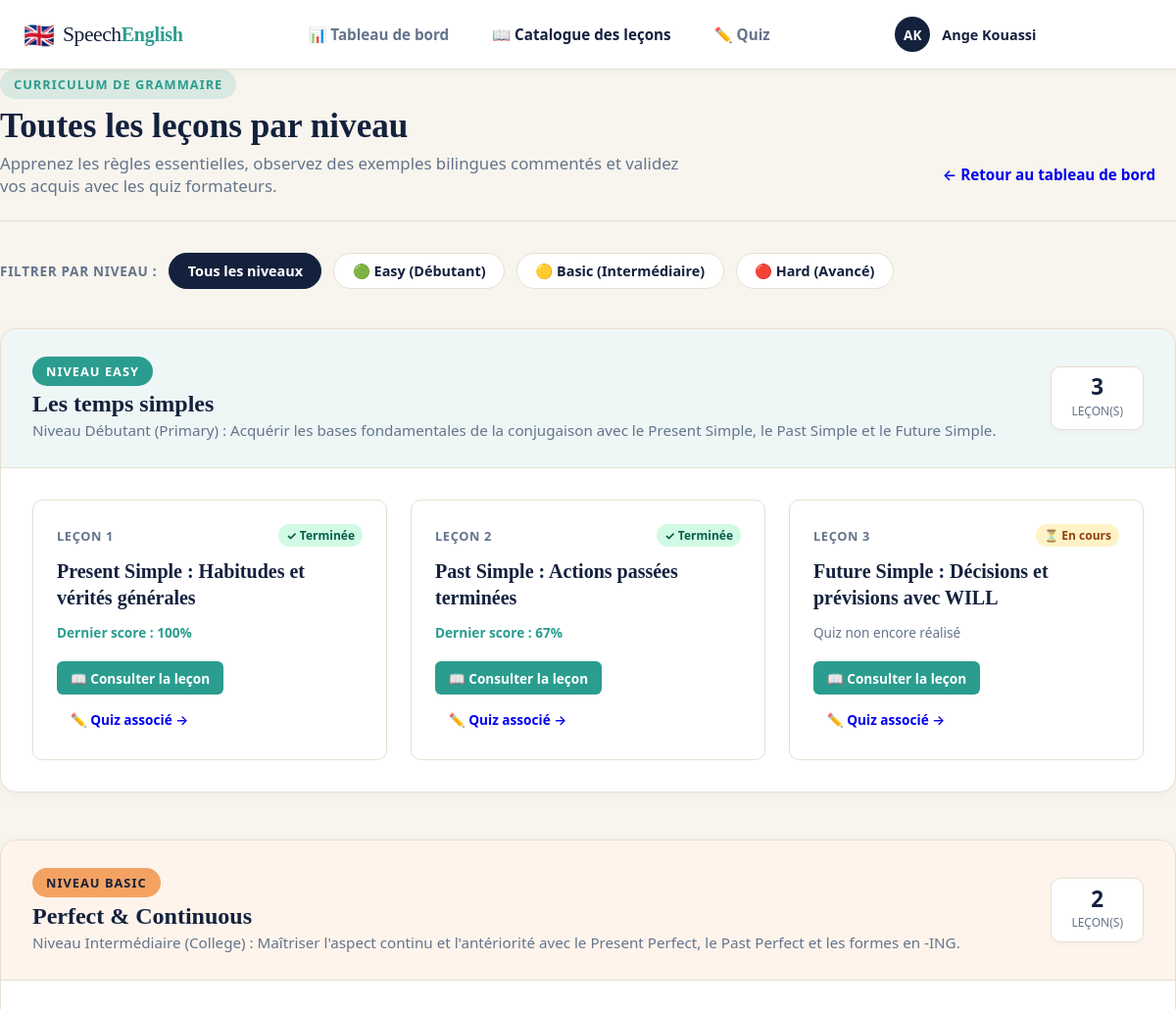
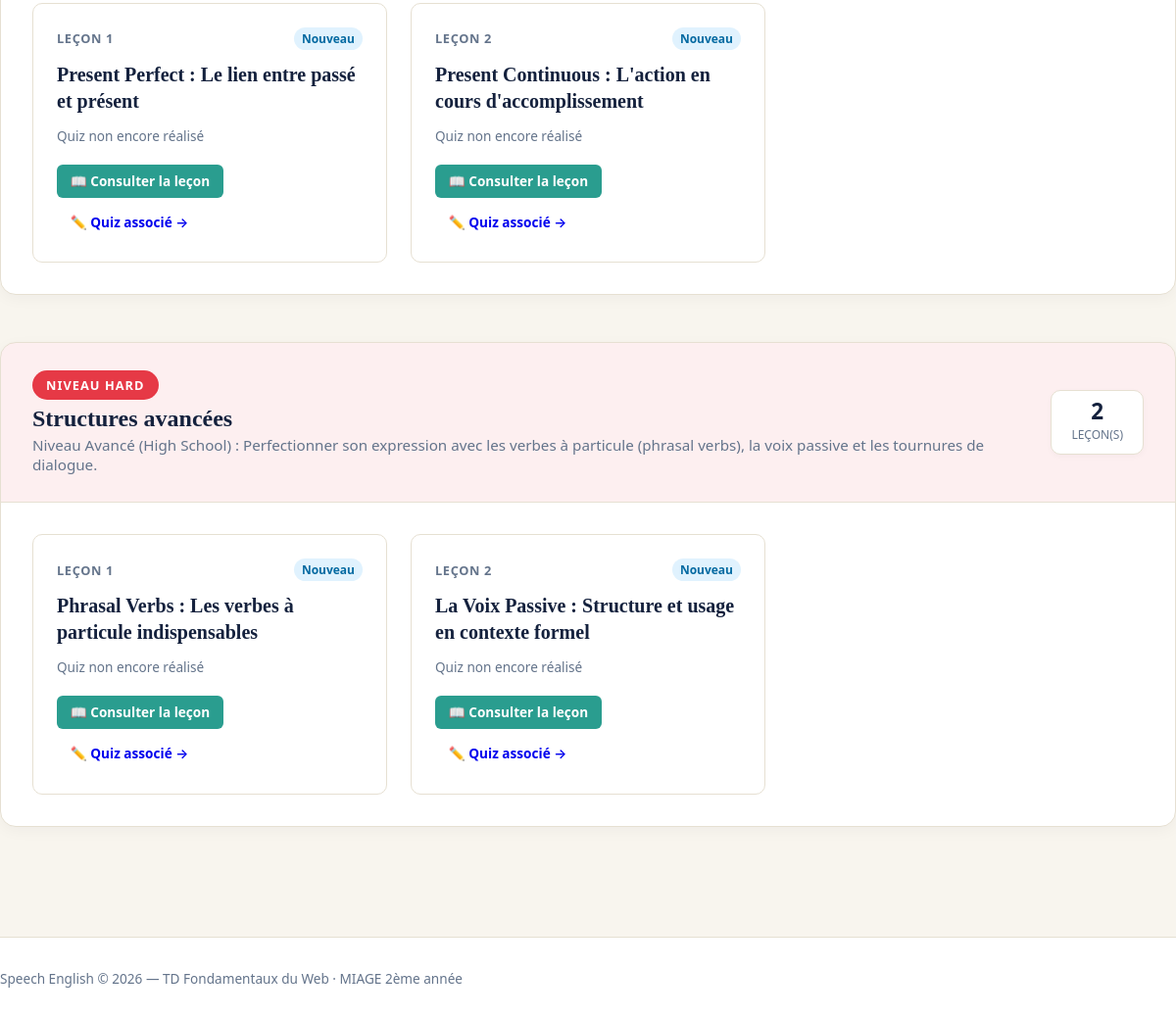
The app's page /lessons (signed in) with its own data (2 pictures, top to bottom).
### tables this page shows
CREATE TABLE `utilisateurs` (
    `id` INT UNSIGNED AUTO_INCREMENT PRIMARY KEY,
    `nom` VARCHAR(100) NOT NULL,
    `prenom` VARCHAR(100) NOT NULL,
    `email` VARCHAR(191) NOT NULL UNIQUE,
    `mot_de_passe` VARCHAR(255) NOT NULL COMMENT 'Hash bcrypt ou argon2 (jamais en clair)',
    `date_creation` DATETIME NOT NULL DEFAULT CURRENT_TIMESTAMP,
    `date_mise_a_jour` DATETIME NULL DEFAULT NULL ON UPDATE CURRENT_TIMESTAMP
);

CREATE TABLE `niveaux` (
    `id` INT UNSIGNED AUTO_INCREMENT PRIMARY KEY,
    `code` VARCHAR(20) NOT NULL UNIQUE COMMENT 'Identifiant court : easy, basic, hard',
    `titre` VARCHAR(100) NOT NULL,
    `description` TEXT NULL,
    `ordre` TINYINT UNSIGNED NOT NULL DEFAULT 1,
    `date_creation` DATETIME NOT NULL DEFAULT CURRENT_TIMESTAMP
);

CREATE TABLE `quiz` (
    `id` INT UNSIGNED AUTO_INCREMENT PRIMARY KEY,
    `lecon_id` INT UNSIGNED NOT NULL UNIQUE COMMENT 'Chaque leçon possède un quiz d évaluation unique',
    `titre` VARCHAR(150) NOT NULL,
    `description` TEXT NULL,
    `date_creation` DATETIME NOT NULL DEFAULT CURRENT_TIMESTAMP,
    CONSTRAINT `fk_quiz_lecons`
        FOREIGN KEY (`lecon_id`) REFERENCES `lecons` (`id`)
        ON DELETE CASCADE ON UPDATE CASCADE
);

CREATE TABLE `lecons` (
    `id` INT UNSIGNED AUTO_INCREMENT PRIMARY KEY,
    `niveau_id` INT UNSIGNED NOT NULL,
    `titre` VARCHAR(150) NOT NULL,
    `slug` VARCHAR(150) NOT NULL UNIQUE,
    `contenu` LONGTEXT NOT NULL COMMENT 'Règles, structures, exemples bilingues et remarques',
    `ordre` INT UNSIGNED NOT NULL DEFAULT 1,
    `date_creation` DATETIME NOT NULL DEFAULT CURRENT_TIMESTAMP,
    `date_mise_a_jour` DATETIME NULL DEFAULT NULL ON UPDATE CURRENT_TIMESTAMP,
    CONSTRAINT `fk_lecons_niveaux`
        FOREIGN KEY (`niveau_id`) REFERENCES `niveaux` (`id`)
        ON DELETE RESTRICT ON UPDATE CASCADE
);

### app/helpers/functions.php (called while the page is built, shortened)
<?php
function e($value): string
{
    return htmlspecialchars((string) $value, ENT_QUOTES, 'UTF-8');
}
function url(string $path = ''): string
{
    $scriptDir = dirname($_SERVER['SCRIPT_NAME'] ?? '');
    $base = ($scriptDir === '/' || $scriptDir === '\\') ? '' : rtrim($scriptDir, '/\\');
    $cleanPath = ltrim($path, '/');
    return $cleanPath === '' ? ($base ?: '/') : $base . '/' . $cleanPath;
}
function renderView(string $view, array $data = []): void
{
    extract($data);
    $viewPath = dirname(__DIR__) . DIRECTORY_SEPARATOR . 'views' . DIRECTORY_SEPARATOR . str_replace('/', DIRECTORY_SEPARATOR, $view) . '.php';
    require $viewPath;
}

### app/controllers/LessonController.php (called while the page is built, shortened)
<?php
class LessonController
{
    private Lesson $lessonModel;
    private User $userModel;
    public function __construct()
    {
        $this->lessonModel = new Lesson();
        $this->userModel = new User();
    }
    public function index(): void
    {
        $userId = $_SESSION['user_id'] ?? null;
        $user = $this->userModel->findById((int) $userId);
        $levels = $this->lessonModel->getAllGroupedByLevel((int) $userId);
        renderView('lessons/index', [
            'user'         => $user,
            'levels'       => $levels,
            'currentLevel' => 'all',
        ]);
    }
}

### app/config/database.php (called while the page is built, shortened)
<?php
class Database
{
    private static ?PDO $connection = null;
    public static function getConnection(): PDO
    {
        if (self::$connection === null) {
            $host    = getenv('DB_HOST');
            $port    = getenv('DB_PORT') ?: '3306';
            $dbname  = getenv('DB_NAME');
            $user    = getenv('DB_USER');
            $pass    = getenv('DB_PASS');
            $charset = getenv('DB_CHARSET') ?: 'utf8mb4';
            $dsn = "mysql:host={$host};port={$port};dbname={$dbname};charset={$charset}";
            $options = [
                PDO::ATTR_ERRMODE            => PDO::ERRMODE_EXCEPTION,
                PDO::ATTR_DEFAULT_FETCH_MODE => PDO::FETCH_ASSOC,
                PDO::ATTR_EMULATE_PREPARES   => false,
                PDO::MYSQL_ATTR_INIT_COMMAND => "SET NAMES '{$charset}' COLLATE '{$charset}_unicode_ci'",
                PDO::ATTR_TIMEOUT            => 5,
            ];
            try {
                self::$connection = new PDO($dsn, $user, $pass !== false ? $pass : '', $options);
            } catch (PDOException $e) {
                error_log("[Database Connection Error] " . $e->getMessage());
                throw new RuntimeException(
                    "Erreur de connexion à la base de données : impossible d'établir la communication avec le serveur MySQL. " .
                    "Veuillez vérifier que le service MySQL est démarré et que les accès dans .env sont corrects."
                );
            }
        }
        return self::$connection;
    }
}

### app/models/User.php (called while the page is built, shortened)
<?php
class User
{
    private PDO $db;
    public function __construct()
    {
        $this->db = Database::getConnection();
    }
    public function findById(int $id): ?array
    {
        $sql = "SELECT id, nom, prenom, email, date_creation
                FROM utilisateurs
                WHERE id = :id
                LIMIT 1";
        $stmt = $this->db->prepare($sql);
        $stmt->execute(['id' => $id]);
        $user = $stmt->fetch();
        return $user ?: null;
    }
}

### app/models/Lesson.php (called while the page is built, shortened)
<?php
class Lesson
{
    private PDO $db;
    public function __construct()
    {
        $this->db = Database::getConnection();
    }
    public function getAllGroupedByLevel(?int $userId = null): array
    {
        $levelsStmt = $this->db->query("SELECT * FROM niveaux ORDER BY ordre ASC");
        $levels = $levelsStmt->fetchAll();
        foreach ($levels as &$level) {
            $levelId = (int) $level['id'];
            if ($userId !== null) {
                $sql = "
                    SELECT
                        l.id,
                        l.niveau_id,
                        l.titre,
                        l.slug,
                        l.contenu,
                        l.ordre,
                        l.date_creation,
                        q.id AS quiz_id,
                        q.titre AS quiz_titre,
                        COALESCE(pl.statut, 'non_commence') AS user_statut,
                        (
                            SELECT t.pourcentage
                            FROM tentatives_quiz t
                            WHERE t.quiz_id = q.id AND t.utilisateur_id = :uid1
                            ORDER BY t.date_tentative DESC, t.id DESC
                            LIMIT 1
                        ) AS user_last_score
                    FROM lecons l
                    LEFT JOIN quiz q ON l.id = q.lecon_id
                    LEFT JOIN progression_lecons pl ON l.id = pl.lecon_id AND pl.utilisateur_id = :uid2
                    WHERE l.niveau_id = :nid
                    ORDER BY l.ordre ASC
                ";
                $stmt = $this->db->prepare($sql);
                $stmt->execute([
                    'nid'  => $levelId,
                    'uid1' => $userId,
                    'uid2' => $userId,
                ]);
            }
            $level['lessons'] = $stmt->fetchAll();
        }
        return $levels;
    }
}

### app/views/lessons/index.php (the view, shortened to what this page needs)
<!DOCTYPE html>
<html lang="fr">
<head>
    <link rel="stylesheet" href="<?= url('/assets/css/style.css') ?>">
</head>
<body class="dashboard-body">
    <header class="app-header">
        <div class="header-container">
            <div class="brand">
                <a href="<?= url('/dashboard') ?>" class="brand-link">
                    <span class="brand-flag">🇬🇧</span>
                    <span class="brand-name">Speech<strong>English</strong></span>
                </a>
            </div>
            <nav class="nav-links">
                <a href="<?= url('/dashboard') ?>" class="nav-link">📊 Tableau de bord</a>
                <a href="<?= url('/lessons') ?>" class="nav-link active">📖 Catalogue des leçons</a>
                <a href="<?= url('/dashboard#quiz-section') ?>" class="nav-link">✏️ Quiz</a>
            </nav>
            <div class="header-user">
                <div class="user-avatar-badge">
                    <?= strtoupper(substr($user['prenom'], 0, 1) . substr($user['nom'], 0, 1)) ?>
                </div>
                <div class="user-meta">
                    <span class="user-greeting"><?= e($user['prenom']) ?> <?= e($user['nom']) ?></span>
                </div>
                <a href="<?= url('/logout') ?>" class="btn-logout" title="Déconnexion">Déconnexion</a>
            </div>
        </div>
    </header>
    <main class="dashboard-main">
        <div class="container">
            <div class="page-intro-header">
                <div>
                    <span class="pill teal">CURRICULUM DE GRAMMAIRE</span>
                    <h1 class="page-title">Toutes les leçons par niveau</h1>
                    <p class="page-subtitle">
                        Apprenez les règles essentielles, observez des exemples bilingues commentés et validez vos acquis avec les quiz formateurs.
                    </p>
                </div>
                <div class="header-actions">
                    <a href="<?= url('/dashboard') ?>" class="btn btn-outline">&larr; Retour au tableau de bord</a>
                </div>
            </div>
            <div class="level-filter-bar">
                <span class="filter-label">Filtrer par niveau :</span>
                <a href="<?= url('/lessons') ?>" class="filter-pill <?= ($currentLevel === 'all') ? 'active' : '' ?>">
                    Tous les niveaux
                </a>
                <a href="<?= url('/levels/easy') ?>" class="filter-pill pill-easy <?= ($currentLevel === 'easy') ? 'active' : '' ?>">
                    🟢 Easy (Débutant)
                </a>
                <a href="<?= url('/levels/basic') ?>" class="filter-pill pill-basic <?= ($currentLevel === 'basic') ? 'active' : '' ?>">
                    🟡 Basic (Intermédiaire)
                </a>
                <a href="<?= url('/levels/hard') ?>" class="filter-pill pill-hard <?= ($currentLevel === 'hard') ? 'active' : '' ?>">
                    🔴 Hard (Avancé)
                </a>
            </div>
            <div class="levels-catalog">
                <?php foreach ($levels as $level): ?>
                    <section class="level-catalog-section" id="section-<?= e($level['code']) ?>">
                        <div class="level-catalog-header bg-subtle-<?= e($level['code']) ?>">
                            <div class="level-header-info">
                                <span class="pill solid-<?= e($level['code']) ?>">
                                    Niveau <?= strtoupper(e($level['code'])) ?>
                                </span>
                                <h2 class="level-catalog-title"><?= e($level['titre']) ?></h2>
                                <p class="level-catalog-desc"><?= e($level['description']) ?></p>
                            </div>
                            <div class="level-badge-count">
                                <strong><?= count($level['lessons']) ?></strong>
                                <span>leçon(s)</span>
                            </div>
                        </div>
                        <div class="lesson-cards-grid">
                            <?php if (empty($level['lessons'])): ?>
                                <p class="text-muted p-4">Aucune leçon disponible dans ce niveau pour le moment.</p>
                            <?php else: ?>
                                <?php foreach ($level['lessons'] as $idx => $les): ?>
                                    <div class="lesson-card">
                                        <div class="lesson-card-header">
                                            <span class="lesson-number">Leçon <?= $idx + 1 ?></span>
                                            <?php if ($les['user_statut'] === 'termine'): ?>
                                                <span class="badge-status badge-done">✓ Terminée</span>
                                            <?php elseif ($les['user_statut'] === 'en_cours'): ?>
                                                <span class="badge-status badge-in-progress">⏳ En cours</span>
                                            <?php else: ?>
                                                <span class="badge-status badge-new">Nouveau</span>
                                            <?php endif; ?>
                                        </div>
                                        <h3 class="lesson-card-title">
                                            <a href="<?= url('/lessons/' . $les['id']) ?>">
                                                <?= e($les['titre']) ?>
                                            </a>
                                        </h3>
                                        <div class="lesson-card-meta">
                                            <?php if ($les['user_last_score'] !== null): ?>
                                                <div class="last-score-indicator">
                                                    Dernier score : <strong><?= round($les['user_last_score']) ?>%</strong>
                                                </div>
                                            <?php else: ?>
                                                <div class="last-score-indicator muted">
                                                    Quiz non encore réalisé
                                                </div>
                                            <?php endif; ?>
                                        </div>
                                        <div class="lesson-card-actions">
                                            <a href="<?= url('/lessons/' . $les['id']) ?>" class="btn btn-sm btn-primary">
                                                📖 Consulter la leçon
                                            </a>
                                            <?php if (!empty($les['quiz_id'])): ?>
                                                <a href="<?= url('/quiz/' . $les['quiz_id']) ?>" class="btn btn-sm btn-secondary" title="<?= e($les['quiz_titre']) ?>">
                                                    ✏️ Quiz associé &rarr;
                                                </a>
                                            <?php endif; ?>
                                        </div>
                                    </div>
                                <?php endforeach; ?>
                            <?php endif; ?>
                        </div>
                    </section>
                <?php endforeach; ?>
            </div>
        </div>
    </main>
    <footer class="app-footer">
        <div class="container text-center">
            <p>Speech English &copy; <?= date('Y') ?> — TD Fondamentaux du Web &middot; MIAGE 2ème année</p>
        </div>
    </footer>
</body>
</html>

### records on screen
utilisateurs: prenom+nom "AK", prenom "Ange", nom "Kouassi"
niveaux: code "EASY", titre "Les temps simples", description "Niveau Débutant (Primary) : Acquérir les bases fondamentales de la conjugaison avec le Present Simple, le Past Simple et le Future Simple.", count($level['lessons']) "3"
quiz: shows "✓ Terminée", lecon.titre "Present Simple : Habitudes et vérités générales", user_last_score "100"
quiz: shows "✓ Terminée", lecon.titre "Past Simple : Actions passées terminées", user_last_score "67"
quiz: shows "⏳ En cours", lecon.titre "Future Simple : Décisions et prévisions avec WILL", shows "Quiz non encore réalisé"
niveaux: code "BASIC", titre "Perfect & Continuous", description "Niveau Intermédiaire (College) : Maîtriser l'aspect continu et l'antériorité avec le Present Perfect, le Past Perfect et les formes en -ING.", count($level['lessons']) "2"
quiz: shows "Nouveau", lecon.titre "Present Perfect : Le lien entre passé et présent", shows "Quiz non encore réalisé"
quiz: shows "Nouveau", lecon.titre "Present Continuous : L'action en cours d'accomplissement", shows "Quiz non encore réalisé"
niveaux: code "HARD", titre "Structures avancées", description "Niveau Avancé (High School) : Perfectionner son expression avec les verbes à particule (phrasal verbs), la voix passive et les tournures de dialogue.", count($level['lessons']) "2"
quiz: shows "Nouveau", lecon.titre "Phrasal Verbs : Les verbes à particule indispensables", shows "Quiz non encore réalisé"
quiz: shows "Nouveau", lecon.titre "La Voix Passive : Structure et usage en contexte formel", shows "Quiz non encore réalisé"
